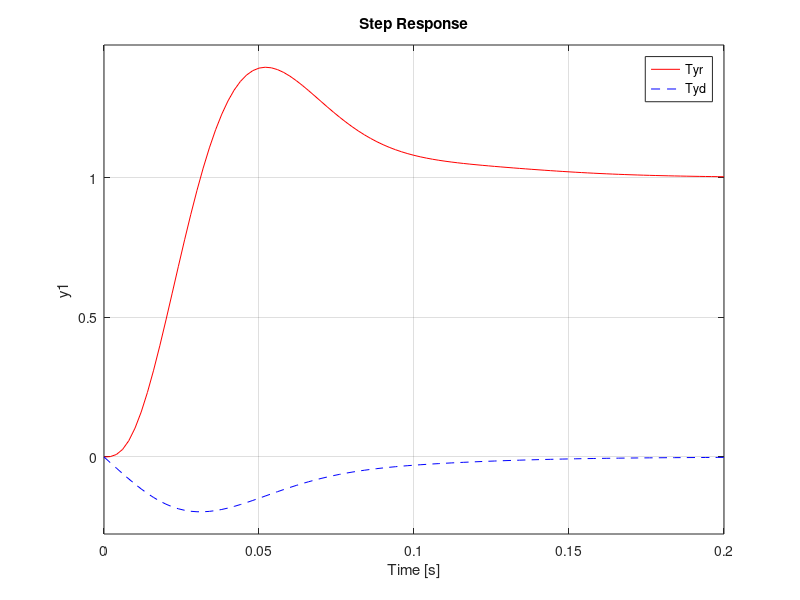
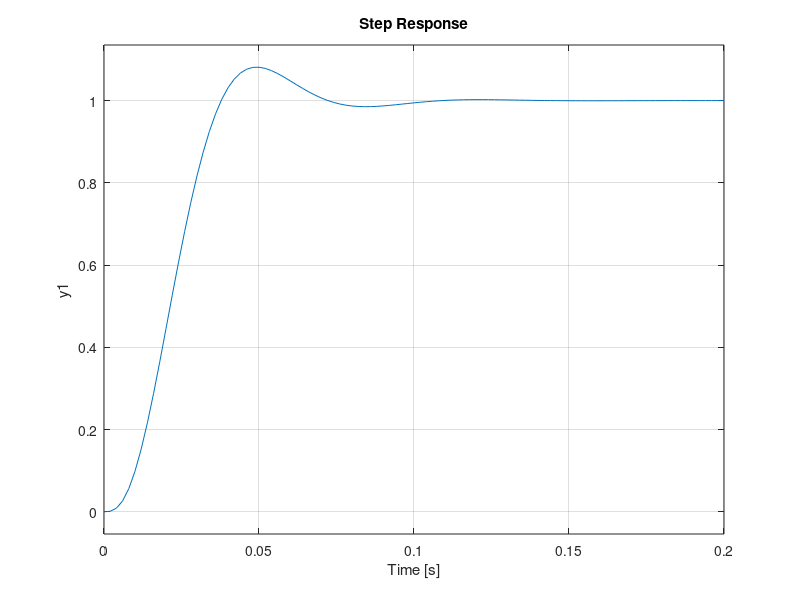

These charts were generated, in order, by the following MATLAB code:
% TASK 2

clc; clear all; close all;

s = tf('s');
k1=5;
T1=0.06;
c0=0.00005;
c1=0.01;
J=0.1;

% Controller and Process;
C1 = (k1*T1*s+k1)/(T1*s);
C2 = tf(1, [c0 c1 1]);
G = 1/(J*s);
L = C1*C2*G;
Tyr = feedback(L,1);
Tyd = -feedback(G,C1*C2);
step(Tyr , 'r' , Tyd , 'b--');

% Part - B
k3=5;
L1=k3*C2*G;
Tyr1=feedback(L1,1);
figure;
step(Tyr1);
